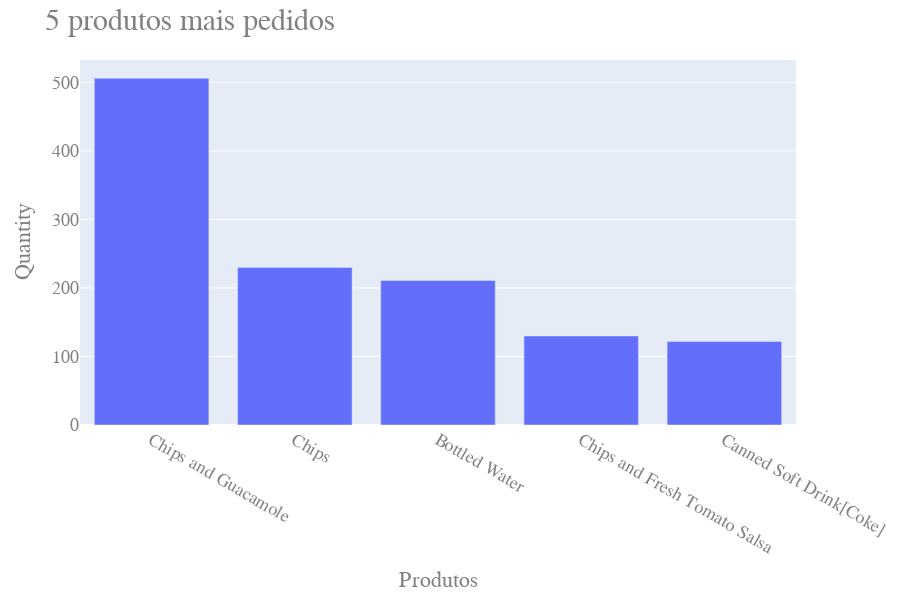

The code cell stored with this chart in its notebook:
### Markdown cell above
# Não faz sentido plotar esse gráfico com o histograma e sim com o gráfico de barras

### Code cell
fig = px.bar(most_ordered, x='name_description', y='quantity')

fig.update_layout(
    title='5 produtos mais pedidos', 
    yaxis_title='Quantity',
    xaxis_title='Produtos',
    font={'color':'gray', 'size':18, 'family':'Courier New'},
    title_font={'size':30},
    height=600
)

fig.update_traces(
    hovertemplate='Produto: %{x}<br>Quantidade: %{y}',  # Personalize os nomes das colunas aqui
)

fig.show()

### Figure 1 — Plotly figure (JSON) as saved in the notebook; plotly's stock layout.template omitted (floating-point values rounded to 4 significant figures)
{"data": [{"alignmentgroup": "True", "hovertemplate": "Produto: %{x}<br>Quantidade: %{y}", "legendgroup": "", "marker": {"color": "#636efa", "pattern": {"shape": ""}}, "name": "", "offsetgroup": "", "orientation": "v", "showlegend": false, "textposition": "auto", "type": "bar", "x": ["Chips and Guacamole", "Chips", "Bottled Water", "Chips and Fresh Tomato Salsa", "Canned Soft Drink[Coke]"], "xaxis": "x", "y": [506, 230, 211, 130, 122], "yaxis": "y"}], "layout": {"barmode": "relative", "font": {"color": "gray", "family": "Courier New", "size": 18}, "height": 600, "legend": {"tracegroupgap": 0}, "margin": {"t": 60}, "title": {"font": {"size": 30}, "text": "5 produtos mais pedidos"}, "xaxis": {"anchor": "y", "domain": [0, 1], "title": {"text": "Produtos"}}, "yaxis": {"anchor": "x", "domain": [0, 1], "title": {"text": "Quantity"}}}}
